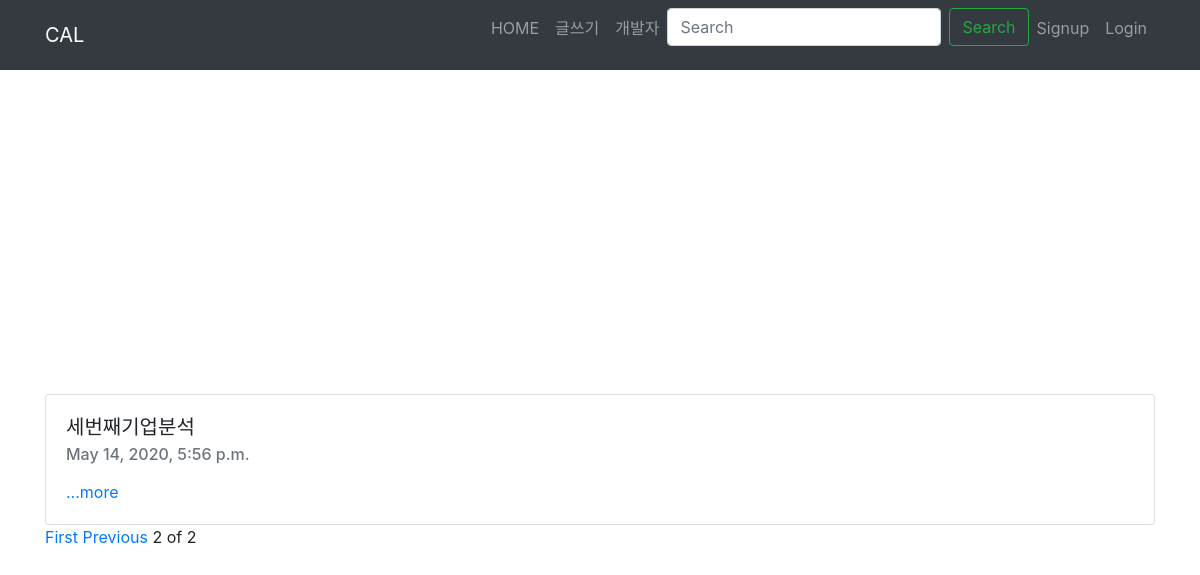
Page /?page=2 on the earlier database version.
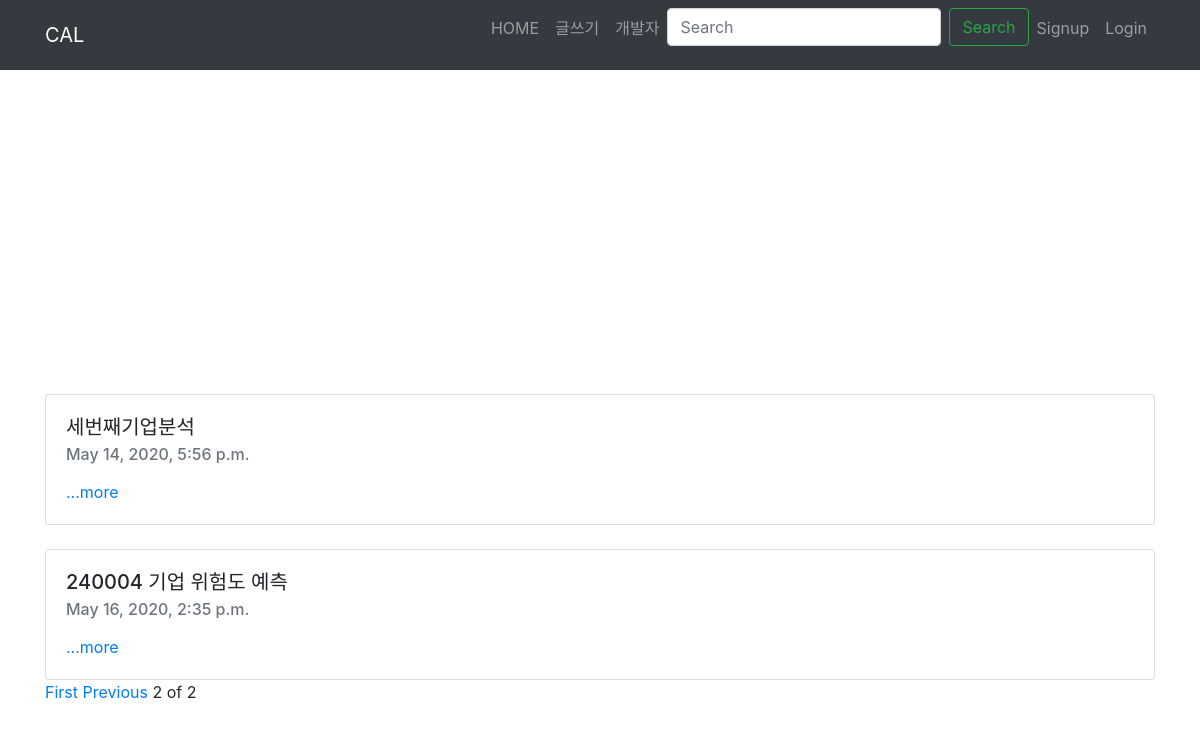
Same page on the later database version.
### blog/models.py (models this page shows)
class Blog(models.Model):
    title = models.CharField(max_length=200)
    pub_date = models.DateTimeField('date published')
    body = models.TextField()

### blog/views.py (the view)
# urls.py: path('', views.home, name='blog'),
def home(request):
    blogs = Blog.objects
    blog_list=Blog.objects.all()
    paginator = Paginator(blog_list,3)
    page = request.GET.get('page')
    posts = paginator.get_page(page)
    return render(request,'blog/home.html',{'blogs':blogs,'posts':posts})

### blog/templates/blog/home.html (shortened to what this page needs)
{% extends 'base.html' %}
{% block content %}
<!DOCTYPE html>
<html>
<head>
</head>
<body>
<div id="map" style="width:100%;height:300px;"></div>
</body>
</html>
{% for blog in posts %}
  <br>
  <div class="card">
      <div class="card-body">
          <h5 class="card-title">{{blog.title}}</h5>
          <h6 class="card-subtitle mb-2 text-muted">{{blog.pub_date}}</h6>
          <a href="{%url 'detail' blog.id%}" class="card-link">...more</a>
      </div>
  </div>
  {%endfor%}
  {%if posts.has_previous%}
  <a href="?page=1">First</a>
  <a href="?page={{posts.previous_page_number}}">Previous</a>
  {%endif%}
  <span>{{posts.number}}</span>
  <span>of</span>
  <span>{{posts.paginator.num_pages}}</span>
{% endblock %}

### secondproject/templates/base.html (shortened to what this page needs)
<link rel="stylesheet" href="//unpkg.com/bootstrap@4/dist/css/bootstrap.min.css">
<body>
    <nav class="navbar navbar-expand-lg navbar-dark bg-dark">
        <div class="container">
            <a class="navbar-brand" href="{% url 'blog' %}">CAL</a>
            <div class="collapse navbar-collapse" id="navbarNavAltMarkup">
              <ul class="navbar-nav ml-auto">
                  <li class="nav-item">
                    <a class="nav-item nav-link" href="{% url 'home'%}">HOME</a>
                  </li>
                  <li class="nav-item">
                    <a class="nav-item nav-link" href="{% url 'nowblog' %}">글쓰기</a>
                  </li>
                  <li class="nav-item">
                    <a class="nav-item nav-link" href="{% url 'portfolio' %}">개발자</a>
                  </li>
                  <form class="form-inline">
                    <input class="form-control mr-sm-2" type="search" placeholder="Search" aria-label="Search">
                    <button class="btn btn-outline-success my-2 my-sm-0" type="submit">Search</button>
                    </form>
            {% if user.is_authenticated %}
                    <li class="nav-item dropdown">
                        <a class="nav-link dropdown-toggle" id="navbarDropdown" role="button" data-toggle="dropdown"
                            aria-haspopup="true" aria-expanded="false">환영합니다. {{ user.username }} 님!</a>
                        <div class="dropdown-menu" aria-labelledby="navbarDropdown">
                            <a class="dropdown-item" href="{% url 'new' %}">글쓰기</a>
                            <a class="dropdown-item" href="javascript:{document.getElementById('logout').submit()}">Logout</a>
                            <form id="logout" method="POST" action="{% url 'logout' %}">
                                {% csrf_token %} <input type="hidden" />
                            </form>
                        </div>
                    </li>
                    {% else %}
                    <li class="nav-item">
                        <a class="nav-item nav-link" href="{% url 'signup' %}">Signup</a>
                    </li>
                    <li class="nav-item">
                        <a class="nav-item nav-link" href="{% url 'login' %}">Login</a>
                    </li>
                    {% endif %}
                </ul>
            </div>
        </div>
    </nav>
</body>
<div class="container">
{% block content %}
{% endblock %}
</div>

Differences in the rows shown:
added Blog: title "240004 기업 위험도 예측", pub_date "May 16, 2020, 2:35 p.m."
